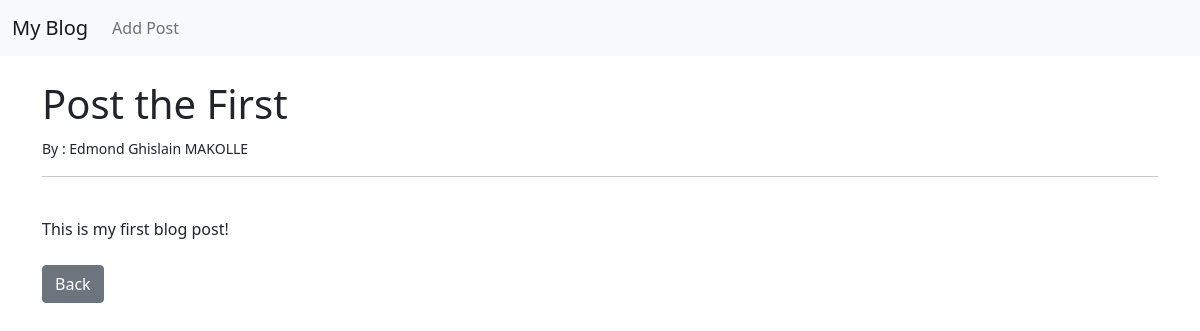
The app's page /article/1 with its own data.
### theblog/models.py (models this page shows, shortened)
class Post (models.Model):
    title = models.CharField(max_length=255)
    author = models.ForeignKey(User, on_delete=models.CASCADE)
    body = models.TextField()

### theblog/views.py (the view)
# urls.py: path('article/<int:pk>', ArticleDetailView.as_view(), name="article-detail"),
class ArticleDetailView(DetailView):
    model = Post
    template_name = 'article_details.html'

### theblog/templates/article_details.html (shortened to what this page needs)
{% extends 'base.html' %}
{% block content %}
    <h1> {{ post.title }} </h1>
    <small>By : {{ post.author.first_name }} {{ post.author.last_name }}</small><br>
    <hr>
    <br>
    {{ post.body }}
    <br><br>
    <a href="{% url 'home' %}" class="btn btn-secondary">Back</a>
{% endblock %}

### records on screen
Post: title "Post the First", author.first_name "Edmond Ghislain", author.last_name "MAKOLLE", body "This is my first blog post!"
